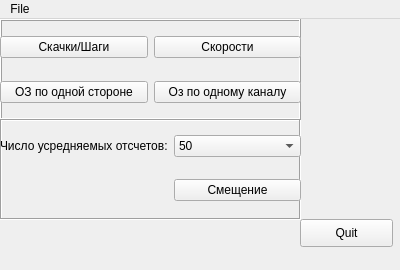
<?xml version="1.0" encoding="UTF-8"?>
<ui version="4.0">
 <class>MainWindow</class>
 <widget class="QMainWindow" name="MainWindow">
  <property name="geometry">
   <rect>
    <x>0</x>
    <y>0</y>
    <width>400</width>
    <height>270</height>
   </rect>
  </property>
  <property name="windowTitle">
   <string>MainWindow</string>
  </property>
  <property name="accessibleName">
   <string>прар</string>
  </property>
  <widget class="QWidget" name="centralwidget">
   <widget class="QPushButton" name="pushButton_5">
    <property name="geometry">
     <rect>
      <x>300</x>
      <y>200</y>
      <width>93</width>
      <height>28</height>
     </rect>
    </property>
    <property name="text">
     <string>Quit</string>
    </property>
   </widget>
   <widget class="QFrame" name="frame_2">
    <property name="geometry">
     <rect>
      <x>0</x>
      <y>100</y>
      <width>301</width>
      <height>101</height>
     </rect>
    </property>
    <property name="frameShape">
     <enum>QFrame::Box</enum>
    </property>
    <property name="frameShadow">
     <enum>QFrame::Sunken</enum>
    </property>
    <widget class="QWidget" name="gridLayoutWidget_2">
     <property name="geometry">
      <rect>
       <x>0</x>
       <y>0</y>
       <width>301</width>
       <height>100</height>
      </rect>
     </property>
     <layout class="QGridLayout" name="gridLayout_2">
      <item row="0" column="1">
       <widget class="QComboBox" name="comboBox">
        <item>
         <property name="text">
          <string>50</string>
         </property>
        </item>
        <item>
         <property name="text">
          <string>100</string>
         </property>
        </item>
        <item>
         <property name="text">
          <string>1000</string>
         </property>
        </item>
        <item>
         <property name="text">
          <string>4000</string>
         </property>
        </item>
        <item>
         <property name="text">
          <string>8000</string>
         </property>
        </item>
       </widget>
      </item>
      <item row="1" column="1">
       <widget class="QPushButton" name="pushButton_6">
        <property name="text">
         <string>Смещение</string>
        </property>
       </widget>
      </item>
      <item row="0" column="0">
       <widget class="QLabel" name="label">
        <property name="text">
         <string>Число усредняемых отсчетов:</string>
        </property>
       </widget>
      </item>
     </layout>
    </widget>
   </widget>
   <widget class="QFrame" name="frame_3">
    <property name="geometry">
     <rect>
      <x>0</x>
      <y>0</y>
      <width>301</width>
      <height>101</height>
     </rect>
    </property>
    <property name="frameShape">
     <enum>QFrame::Box</enum>
    </property>
    <property name="frameShadow">
     <enum>QFrame::Raised</enum>
    </property>
    <widget class="QWidget" name="gridLayoutWidget">
     <property name="geometry">
      <rect>
       <x>0</x>
       <y>0</y>
       <width>301</width>
       <height>101</height>
      </rect>
     </property>
     <layout class="QGridLayout" name="gridLayout">
      <property name="leftMargin">
       <number>0</number>
      </property>
      <item row="0" column="0">
       <widget class="QPushButton" name="pushButton">
        <property name="text">
         <string>Скачки/Шаги</string>
        </property>
       </widget>
      </item>
      <item row="1" column="0">
       <widget class="QPushButton" name="pushButton_3">
        <property name="text">
         <string>ОЗ по одной стороне</string>
        </property>
       </widget>
      </item>
      <item row="0" column="1">
       <widget class="QPushButton" name="pushButton_2">
        <property name="text">
         <string>Скорости</string>
        </property>
       </widget>
      </item>
      <item row="1" column="1">
       <widget class="QPushButton" name="pushButton_4">
        <property name="text">
         <string>Оз по одному каналу</string>
        </property>
       </widget>
      </item>
     </layout>
    </widget>
   </widget>
  </widget>
  <widget class="QMenuBar" name="menubar">
   <property name="geometry">
    <rect>
     <x>0</x>
     <y>0</y>
     <width>400</width>
     <height>26</height>
    </rect>
   </property>
   <widget class="QMenu" name="menuFile">
    <property name="title">
     <string>File</string>
    </property>
    <addaction name="actionQuit"/>
   </widget>
   <addaction name="menuFile"/>
  </widget>
  <action name="actionQuit">
   <property name="text">
    <string>Quit</string>
   </property>
  </action>
 </widget>
 <resources/>
 <connections/>
</ui>
